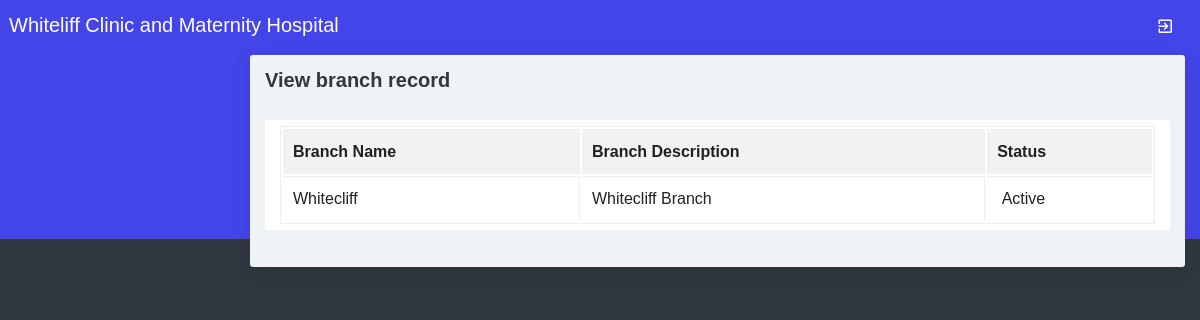
Screenshot of /viewbranch.php with the database file from the repository.
### tables this page shows
CREATE TABLE `branch` (
  `branchid` int(10) NOT NULL,
  `branchname` varchar(100) NOT NULL,
  `description` text NOT NULL,
  `status` varchar(10) NOT NULL
);

### viewbranch.php (the view, shortened to what this page needs)
<?php
include("adformheader.php");
include("dbconnection.php");
?>
<div class="container-fluid">
  <div class="block-header">
    <h2>View branch record</h2>
  </div>
  <div class="card">
    <section class="container">
      <table class="table table-bordered table-striped table-hover js-basic-example dataTable">
        <tbody>
          <tr>
            <td><strong>Branch Name</strong></td>
            <td><strong>Branch Description</strong></td>
            <td><strong>Status</strong></td>
          </tr>
          <?php
          $sql = "SELECT * FROM branch";
          $qsql = mysqli_query($con, $sql);
          while ($rs = mysqli_fetch_array($qsql)) {
            echo "<tr>
          <td>$rs[branchname]</td>
          <td> $rs[description]</td>
          <td>&nbsp;$rs[status]</td>";
            echo "</tr>";
          }
          ?>
        </tbody>
      </table>
    </section>
  </div>
</div>
<?php
include("adformfooter.php");
?>

### rows the page displays
branch: branchname "Whitecliff", description "Whitecliff Branch", status "Active"
